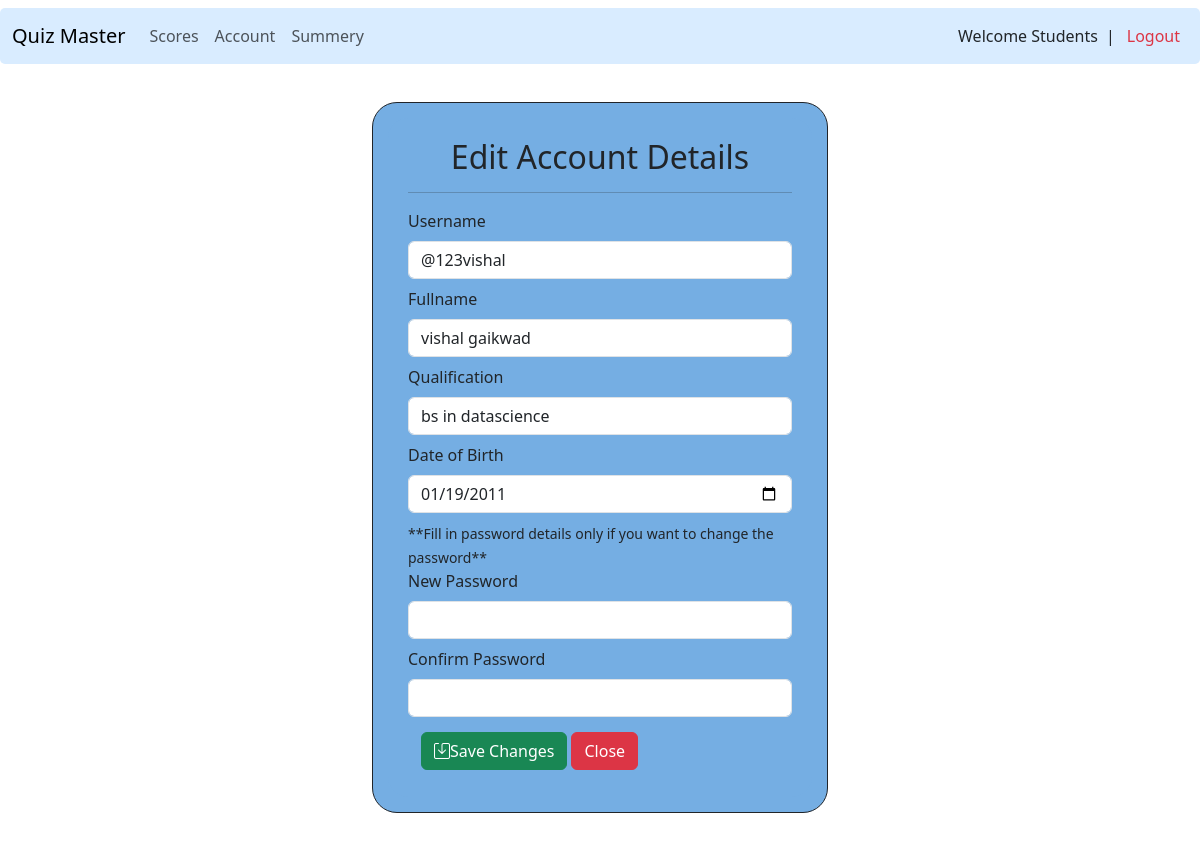
Screenshot of /user/editaccount (signed in) with the database file from the repository.
### models.py (models this page shows)
class User(db.Model):
    __tablename__ = 'user'
    id = db.Column(db.Integer, primary_key=True)
    username = db.Column(db.String(80), unique=True, nullable=False)
    password = db.Column(db.String(120), nullable=False)
    fullname = db.Column(db.String(120), nullable=False)
    qualification = db.Column(db.String(120), nullable=False)
    dob = db.Column(db.Date, nullable=False)
    is_master = db.Column(db.Boolean, default=False)
    submissions = db.relationship('Submission', backref='user', lazy=True , cascade="all, delete-orphan")

### routes.py (the view)
@app.route('/user/editaccount')
@login_required
def editaccount():
    user=User.query.get(session['user_id'])
    return render_template('editaccount.html', user=user)

### routes.py (called while the page is built)
def login_required(f):
    @wraps(f)
    def decorated_function(*args, **kwargs):
        if 'user_id' not in session:
            return redirect(url_for('login'))
        return f(*args, **kwargs)
    return decorated_function

### templates/editaccount.html (shortened to what this page needs)
{% extends "layout.html" %}
{% block content %}
<div class="div">
    <div class="viewquiz">
        <div class="q_info">
        <div class="mb-3">
            <h2 class="cardheading">Edit Account Details</h2>
        </div>
        <hr>
            <form class="form" method="post">
                <div class="mb-2">
                    <label class="form-label" for="username">Username </label>
                    <input type="text" class="form-control" id="username" name="username" value="{{user.username}}" required >
                </div>
                <div class="mb-2">
                    <label class="form-label" for="fullname">Fullname </label>
                    <input type="text" class="form-control" id="fullname" name="fullname" value="{{user.fullname}}" required >
                </div>
                <div class="mb-2">
                    <label class="form-label" for="qualification">Qualification </label>
                    <input type="text" class="form-control" id="qualification" name="qualification" value="{{user.qualification}}" required >
                </div>
                <div class="mb-2">
                    <label class="form-label" for="dob">Date of Birth</label>
                    <input type="date" class="form-control" id="dob" name="dob" value="{{user.dob}}" required >
                </div>
                <small>**Fill in password details only if you want to change the password**</small>
                <div class="mb-2">
                    <label for="password" class="form-label">New Password</label>
                    <input type="password" class="form-control" id="password" name="password" >
                </div>
                <div class="mb-2">
                    <label for="npassword" class="form-label">Confirm Password</label>
                    <input type="password" class="form-control" id="npassword" name="npassword" >
                </div>
                <div class="btn">
                        <button type="submit" class="btn btn-success"><i class="bi bi-save"> </i> Save Changes</button>
                        <a href="{{ url_for('account') }}" class="btn btn-danger ms-1"> Close</a>
                </div>
            </form>
        </div>
    </div>
</div>
{% endblock  %}

### templates/editaccount.html (style rules this page uses)
.div { width:100%; display:flex; justify-content: center; padding :30px; }
.viewquiz { background-color: rgb(117, 174, 227); border-radius: 25px; padding: 20px; display: flex; flex-direction: column; align-items: center; width: 40%; margin: auto; padding:15px; border: 1px solid; }
.q_info { background: rgb(117, 174, 227); padding:20px; border-radius:20px; }
.cardheading { text-align: center; }
.btn { display: flex; }

### rows the page displays
User: username "@123vishal", fullname "vishal gaikwad", qualification "bs in datascience", dob "01/19/2011"
